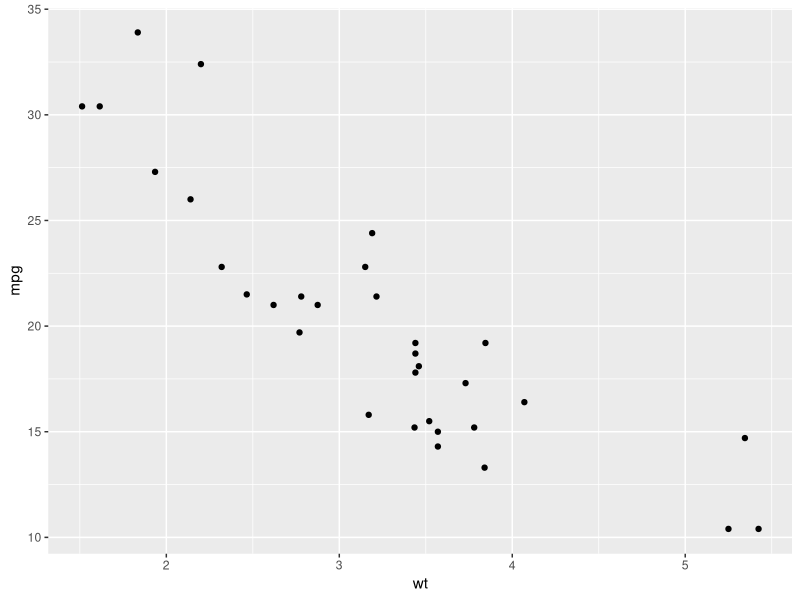
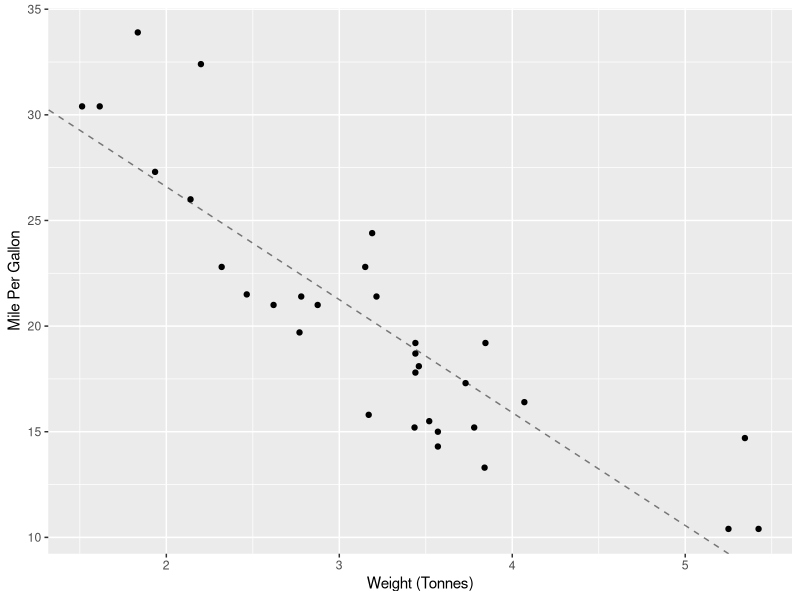
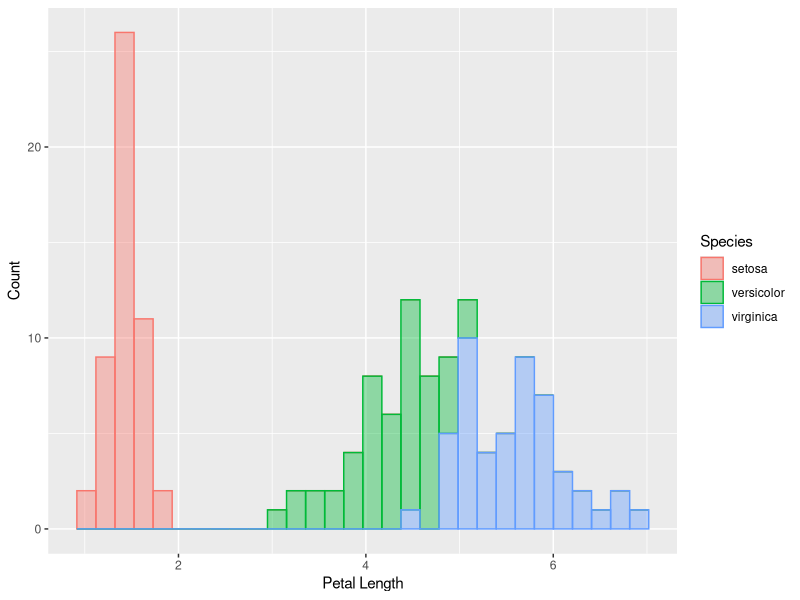
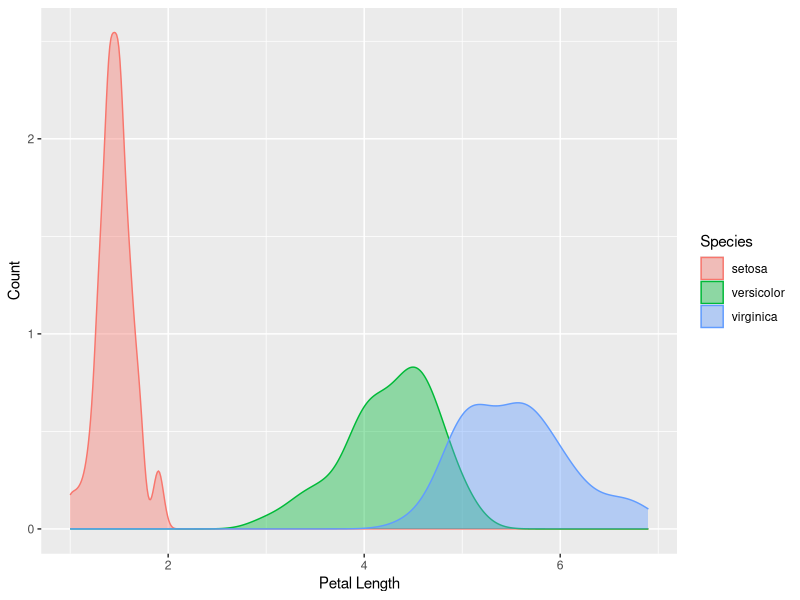
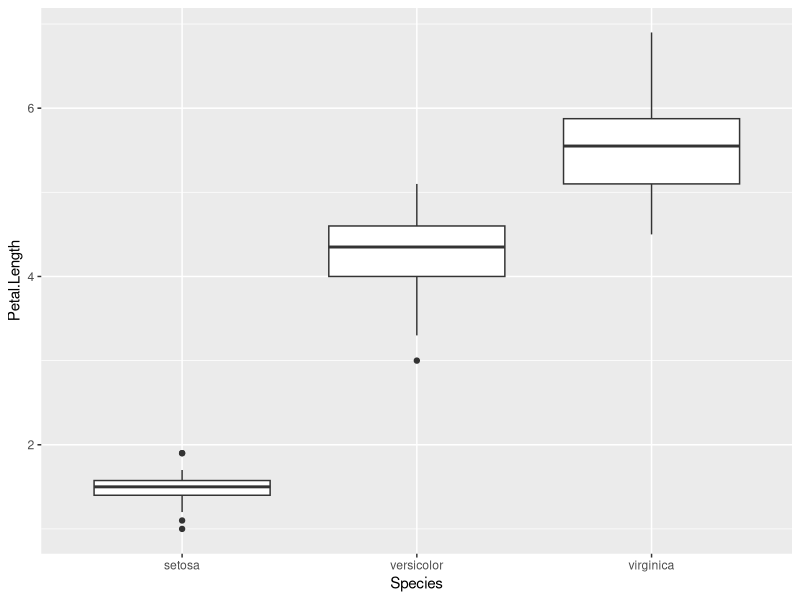
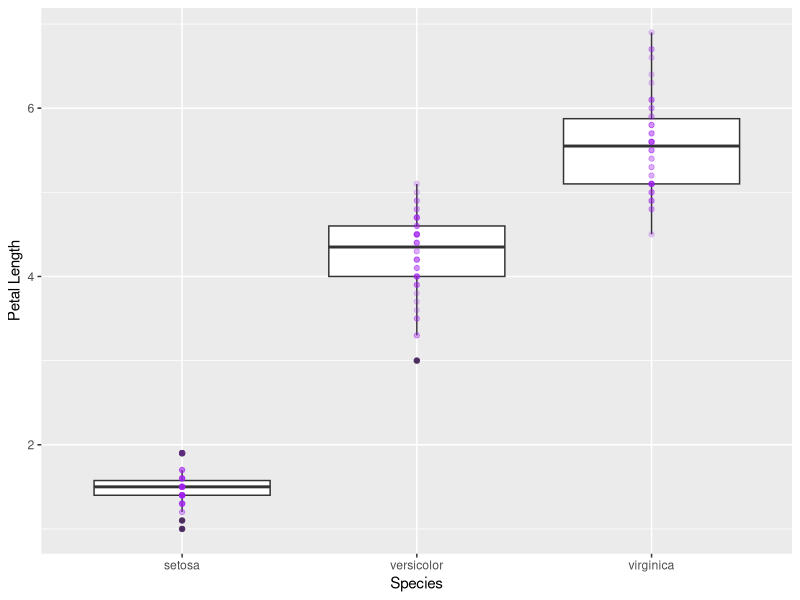
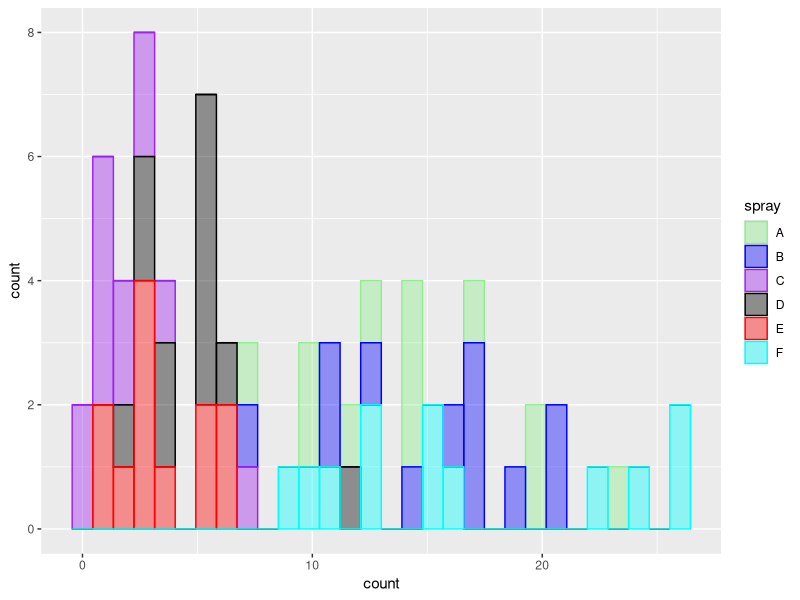
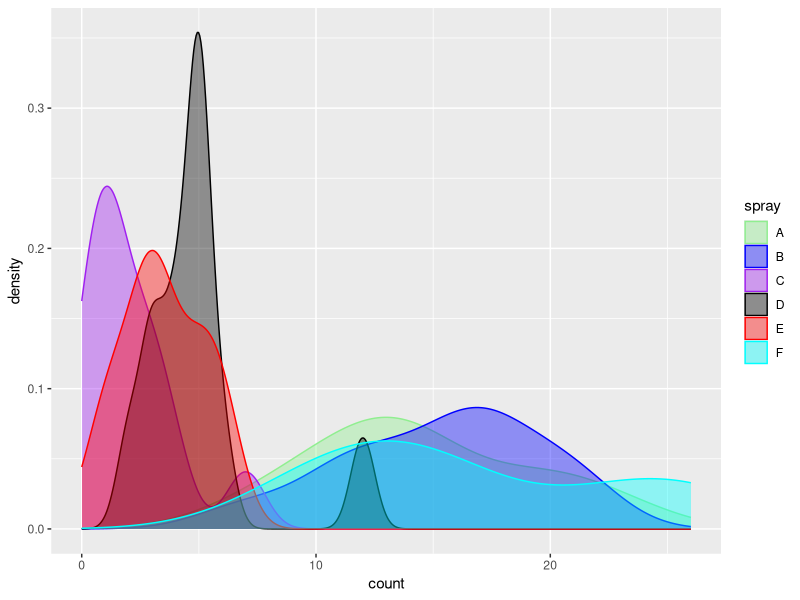

These figures' R source, in order:
# R Workshop - University of Colombo
# Day II Part I - 2021/09/19
# Author
# Jeewantha Bandara (mailto:jeewantha.bandara@rutgers.edu) 
# Following Advanced R style guide - http://adv-r.had.co.nz/Style.html

# Today we'll get more into statistical analysis using R
library(tidyverse)
library(gridExtra)
library(ggfortify)


# First let's refresh ourselves with some simple vector statistics

# Let's go back to yesterday's Hemoglobin example
# Let's take the Day 2 data
hemoglobin_day_2 <- c(18,9.8,13.2,12.4,7.4,11.6)
# R allows us basic functions to get some basic statistics such as 
# Mean, Median, Range, Maximum, Minimum
# Mean
hemoglobin_mean <- mean(hemoglobin_day_2)
# Median
hemoglobin_median <- median(hemoglobin_day_2)
# Range
hemoglobin_range <- range(hemoglobin_day_2)
# Maximum
hemoglobin_max <- max(hemoglobin_day_2)
# Minimum
hemoglobin_min <- min(hemoglobin_day_2)
# Standard deviation
hemoglobin_sd <- sd(hemoglobin_day_2)

# Let's also do some basic vector operations to refresh our memories
# We can do normal mathematical operations on them
hemoglobin_day_2 + 1
hemoglobin_day_2/2

# Accessing different parts of a vector
# Let's say that you want to access the second value in a vector
# We do that like the following
hemoglobin_day_2[1:4]


# Now let's load a dataset and explore it
# Let's load the in-built dataset: mtcars
cars <- datasets::mtcars
# Let's view the dataset
cars
# R has some cool functions that allows us to view different portions of the
# dataset
# We can access a single variable or column of a dataset using the '$' symbol
# Let's access the 'disp' column
cars$disp
# 'head' function allows us to view a number of rows at the start of the dataset
# Let's view the first 5 rows of the dataset
head(cars,5)
# 'tail' function allows us to view a number of rows at the end of the dataset
tail(cars,5)
# The 'dplyr' library has a neat function named 'summary' that allows us to see
# basic statistics with a dataset
summary(cars)
# You can see useful information like mean, maximum, minimum, and quantiles
# with summary for each variable/column

# Now let's develop a hypothesis
# Let's see if there's a relationship between 'mpg'(miles per gallon) 
# and 'wt' (Weight)
# The logic behind this is, the heavier the car is, the less efficient it is
# Let's create a scatterplot for this
# So our hypothesis is that there should be a negative correlation between the 
# two variables
# Let's plot it first
# aes = aesthetics
ggplot(cars, aes(x=wt,y=mpg)) + geom_point()
# Looks like there's a negative linear relationship between the two variables

# Now let's see the correlation value between the two variables
# R has a useful function named 'cor.test' that allows us to do this
# correlation value = -1 to +1
# significant value = Smaller the better
cor.test(cars$mpg, cars$wt, method=c("pearson"))
# Since we have a very low p-value and high negative cor value, we can say that
# this is significant negative linear relationship

# Now let's do some Linear Regression
# We need the function 'lm' (meaning Linear Model) to perform linear regressions
# We'll get the model results into a variable named 'car_model'
car_model <- lm(mpg ~ wt, data=cars)
car_model
# How is a linear model explained in formula
# We explain it by y=mx+c
# We can use the 'summary' function on the car_model to get some information
# on the linear relationship
model_summary <- summary(car_model)
model_summary
# And now we can get the information on the intercept, slope and significance for
# the relationship
# We can see that the Intercept is 37.2851. The slope is -5.3445.
# The significant level (p-value) is 1.29 x 10^-10
# Now let's plot this relationship
# We can get the values from the 'model_summary' object
model_summary$coefficients[1]

wt_intercept <- model_summary$coefficients[1]
wt_slope <- model_summary$coefficients[2]
# Let's plot this using ggplot
model_plot <- ggplot(cars, aes(x=wt, y=mpg)) + geom_point() +
  xlab("Weight (Tonnes)") +ylab("Mile Per Gallon") + 
  geom_abline(slope=wt_slope, intercept=wt_intercept, linetype=2, alpha=0.5)
model_plot

# And there it is
# Now let's go one step further
# Let's predict some values using this model
# Because this a model that actually works well, we can use it to predict miles
# per gallon for a car with a certain weight
# Let's create a vector
new_weights <- readr::read_csv("data/new_weight_data.csv")
# Let's view this data
new_weights
# new_weights = c(1.2, 4.5, 5.8)
# There's a function in R named 'predict.lm' that allows us to predict new values
# for a linear model
predict.lm(car_model, newdata=new_weights)
# Now let's plot this new data
# First let's get the newly predicted values to a new vector
predicted_mpg <- predict.lm(car_model, newdata=new_weights)
# Isn't that great?
# Now you know how to predict future values using a model


# Now let's do an exercise (Time: 20-30 minutes)
# We'll work in breakout groups
# We'll use the same 'cars' dataset
# Let's try to establish a relationship between 'hp' and 'mpg'
# 'hp' is horse power - Basically a measurement of engine power
# So I want you to do the following
# Step 1: Make the hypothesis
# Step 2: Make a scatterplot (Just like we did for mpg and wt above) for this
# relationship
# Step 3: Then measure the correlation (Using cor.test) between the two variables
# Step 4: Then see if it's significant
# Step 5: Then create the linear model (Using lm) for this relationship
# Step 6: Then plot this linear relationship using a straight line
# Step 7 (Bonus): Then create an excel file (saved as a .csv) and use that to predict
# new values for mpg



# ANOVA with R and dplyr
# Analysis of variance is basically the other side of linear regression.
# The difference is that it's comparing group means
# What we are basically asking when performing ANOVA is the following
# Do these groups come from the same distribution? Because if they do, they
# should have a similar mean within specific bounds

# Let's use the 'Iris' dataset for this
# The Iris dataset has three species
# Let's build a hypothesis
# H0 = The mean petal length of the three species are the same
# H1 = The mean petal length of the three species are not the same
# Now let's test it
# First let's load 'iris'
iris <- datasets::iris
# Let's view it just to refresh our memory
iris
# Let's visualize the distribution of Petal Length
# As a histogram plot
petal_histogram_p <- ggplot(iris, aes(Petal.Length, fill=Species, color=Species)) + 
  geom_histogram(alpha=0.4) + xlab("Petal Length") +
  ylab("Count")
petal_histogram_p

# As a density plot
petal_density_p <- ggplot(iris, aes(Petal.Length, fill=Species, color=Species)) + 
  geom_density(alpha=0.4) + xlab("Petal Length") +
  ylab("Count")
petal_density_p

# Let's plot how the means are distributed in a box plot
petal_boxplot <- ggplot(iris, aes(x=Species, y=Petal.Length)) + 
  geom_boxplot()
petal_boxplot
# We can improve this by plotting the data points across the box plots
petal_boxplot_points <- ggplot(iris, aes(x=Species, y=Petal.Length)) + 
  geom_boxplot() + geom_point(color='purple', alpha=0.2) +
  labs(y="Petal Length", x="Species")
petal_boxplot_points

# In R+dplyr, we need to run a linear model to do an ANOVA
petal_model <- lm(Petal.Length ~ Species, data=iris)
# Let's summarize this model
petal_model_summary <- summary(petal_model)
petal_model_summary
# Now let's perform an ANOVA for this model
# aov - The function for ANOVA
petal_model_anova <- aov(petal_model)
# Run the summary to 
summary(petal_model_anova)
# We can see that the p value is much lower than 0.0005.
# So we can say that these species were not drawn from the same population
# So we can reject the null hypothesis
# But do we know which species is actually different from the other?
# We can do the Tukey's test to solve this problem.
# Tukey's test performs pairwise testing
# Tukey's test
petal_model_tukey <- TukeyHSD(petal_model_anova, ordered=TRUE)

petal_model_tukey
# And we can see that they are all different from one another


# Exercise
# Alright. Now that you know how to perform an ANOVA in R, let's do an exercise
# There's a dataset named 'InsectSprays' built-in R
# This is a dataset that shows how many pest species remain on a crop plant
# after getting treated by a certain pesticide
# Let's load it 
insect_sprays <- datasets::InsectSprays
insect_sprays
# Now do the following
# Step 1: Make a histogram/density plot showing the distribution of all the groups
# Step 2: Create a hypothesis for testing
# Step 3: Then do an ANOVA between the groups
# Step 4: Then do a Tukey's test on this outcome
# Step 5: Then explain your results and a conclusion

# I will do Step 1 here
ggplot(insect_sprays, aes(x=count, fill=spray, color=spray)) + 
  geom_histogram(alpha=0.4) + 
  scale_fill_manual(values = c("lightgreen", "blue", "purple", "black", "red", "cyan")) +
  scale_color_manual(values = c("lightgreen", "blue", "purple", "black", "red", "cyan"))

  
ggplot(insect_sprays, aes(x=count, fill=spray, color=spray)) + 
  geom_density(alpha=0.4) + 
  scale_fill_manual(values = c("lightgreen", "blue", "purple", "black", "red", "cyan")) +
  scale_color_manual(values = c("lightgreen", "blue", "purple", "black", "red", "cyan"))
